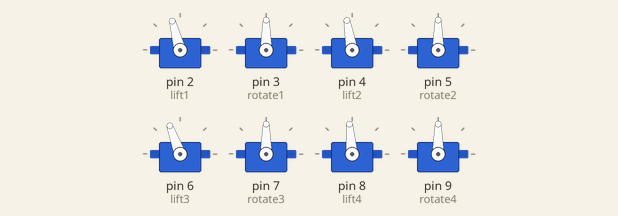
Bench run of a sketch on a simulated Arduino Uno, built with avr-gcc and run on an emulated ATmega328P. On the bench: 8 × servo. What the sketch prints to the serial monitor is not drawn.

Above: at 0.05 s.
At 0.7 s:
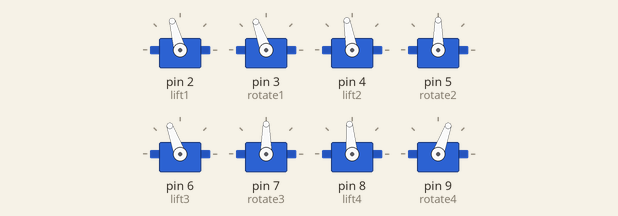
At 1.05 s:
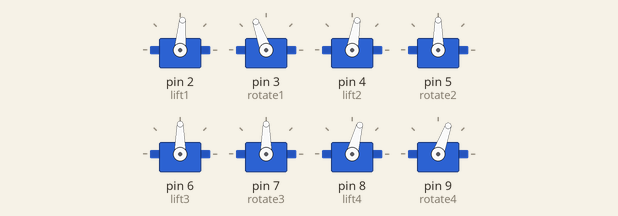
At 1.4 s:
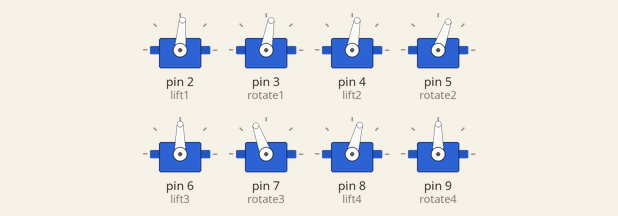
Timing chart, 0 to 3.2 s (numbered marks = the images above):
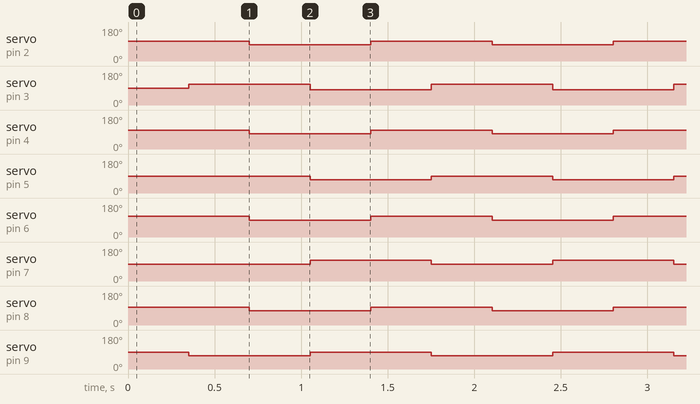

The sketch:

left.ino
```cpp
#include <Servo.h> // Include the servo library

// create servo objects to control lift and rotation for each leg
// front left
Servo lift1;
Servo rotate1;
// front right
Servo lift2;
Servo rotate2;
// back left
Servo lift3;
Servo rotate3;
// back right
Servo lift4;
Servo rotate4;

void setup() {
  // initialize serial communications at 9600 bps:
  Serial.begin(9600);
  lift1.attach(2);
  rotate1.attach(3);

  lift2.attach(4);
  rotate2.attach(5);

  lift3.attach(6);
  rotate3.attach(7);

  lift4.attach(8);
  rotate4.attach(9);
}

void loop() {
  Serial.println("start");
  // 1 and 4 down
  lift1.write(105);
  lift4.write(95);
  // 2 and 3 up
  lift2.write(100);
  lift3.write(110);
  delay(350);

  // 1 and 4 backward
  rotate1.write(110);
  rotate4.write(70);

  // 2 and 3 forward
  rotate2.write(90);
  rotate3.write(90);
  delay(350);

  // 2 and 3 down
  lift2.write(80); // rotates opposite of 1 and 4
  lift3.write(90); // rotates opposite of 1 and 4

  // 1 and 4 up
  lift1.write(85);
  lift4.write(75);

  delay(350);
  // 2 and 3 backward
  rotate2.write(70);
  rotate3.write(110);

  // 1 and 4 forward
  rotate1.write(80); // lower numbers rotate forward
  rotate4.write(90);
  delay(350);
}
```

Measured:
- by itself, servo on pin 2 (lift1): alternates 105° for 0.70 s and 85° for 0.70 s
- by itself, servo on pin 3 (rotate1): alternates 110° for 0.70 s and 80° for 0.70 s
- by itself, servo on pin 4 (lift2): alternates 100° for 0.70 s and 80° for 0.70 s
- by itself, servo on pin 5 (rotate2), servo on pin 9 (rotate4): alternates 90° for 0.70 s and 70° for 0.70 s
- by itself, servo on pin 6 (lift3), servo on pin 7 (rotate3): alternates 110° for 0.70 s and 90° for 0.70 s
- by itself, servo on pin 8 (lift4): alternates 95° for 0.70 s and 75° for 0.70 s
